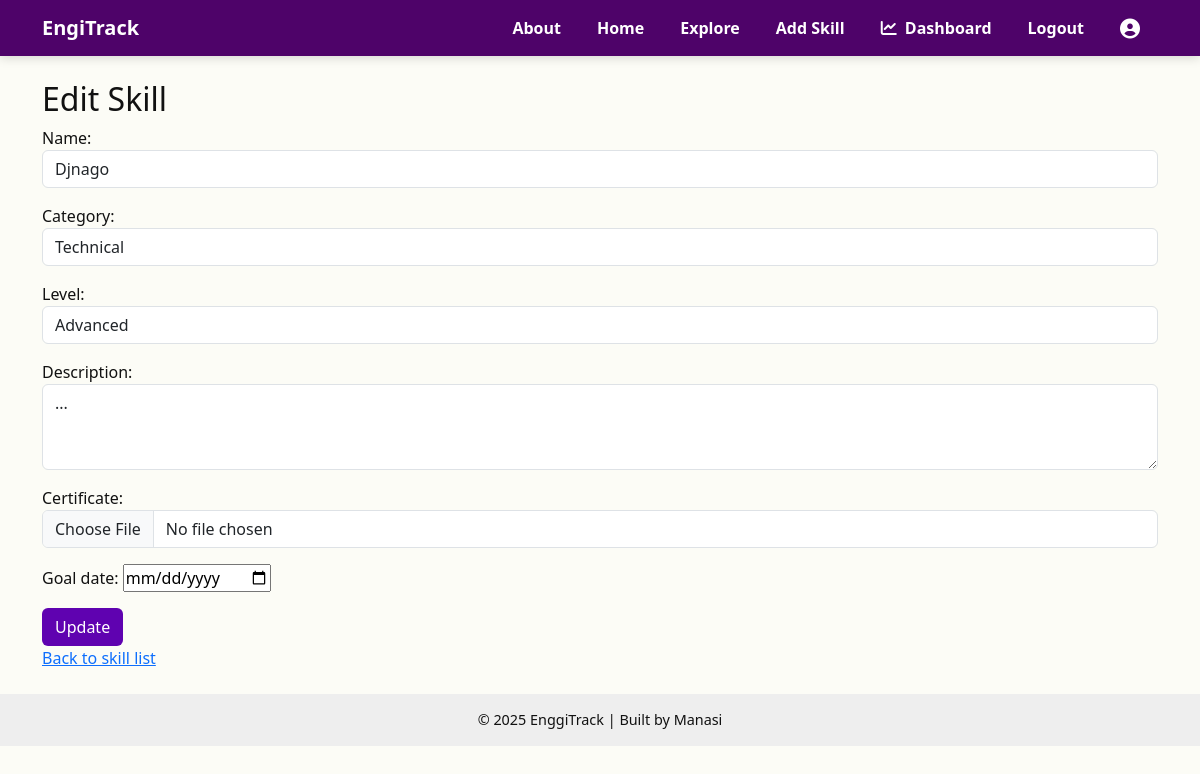
The page /edit-skill/15/ (signed in) on the database its author committed.
### tracker/models.py (models this page shows, shortened)
class Skill(models.Model):
    CATEGORY_CHOICES = [
        ('Technical', 'Technical'),
        ('Soft Skill', 'Soft Skill'),
        ('Certification', 'Certification'),
        ('Project', 'Project'),
        ('Other', 'Other'),
    ]
    LEVEL_CHOICES = [
        ('Beginner', 'Beginner'),
        ('Intermediate', 'Intermediate'),
        ('Advanced', 'Advanced'),
    ]
    user = models.ForeignKey(User, on_delete=models.CASCADE, null=True, blank=True)
    name = models.CharField(max_length=100)
    category = models.CharField(max_length=50, choices=CATEGORY_CHOICES)
    level = models.CharField(max_length=50, choices=LEVEL_CHOICES)
    description = models.TextField(blank=True)
    created_at = models.DateTimeField(auto_now_add=True)
    updated_at = models.DateTimeField(auto_now=True)
    goal_date = models.DateField(null=True, blank=True)  # NEW
    certificate = models.FileField(upload_to='certificates/', blank=True, null=True)

### tracker/views.py (the view)
# urls.py: path('edit-skill/<int:pk>/', views.edit_skill, name='edit_skill'),
@login_required
def edit_skill(request, pk):
    skill = get_object_or_404(Skill, pk=pk, user=request.user)
    if request.method == 'POST':
        form = SkillForm(request.POST, instance=skill)
        if form.is_valid():
            form.save()
            messages.success(request, 'Skill updated successfully!')
            return redirect('home')
    else:
        form = SkillForm(instance=skill)
    return render(request, 'tracker/skill_form.html', {'form': form})

### tracker/forms.py
class SkillForm(forms.ModelForm):
    class Meta:
        model = Skill
        fields = ['name', 'category', 'level', 'description','certificate','goal_date']
        widgets = {
            'name': forms.TextInput(attrs={
                'class': 'form-control',
                'placeholder': 'Enter skill name'
            }),
            'category': forms.Select(attrs={
                'class': 'form-control'
            }),
            'level': forms.Select(attrs={
                'class': 'form-control'
            }),
            'description': forms.Textarea(attrs={
                'class': 'form-control',
                'rows': 3,
                'placeholder': 'Brief description of your skill'
            }),
            'certificate': forms.ClearableFileInput(attrs={'class': 'form-control'}),
            'goal_date': forms.DateInput(attrs={'type': 'date'}),
        }

### tracker/templates/tracker/skill_form.html (shortened to what this page needs)
{% extends 'base.html'%}
{% load static %}
{% block content %}
<h2>{% if form.instance.pk %}Edit Skill{% else %}Add Skill{% endif %}</h2>
<form method="post">
    {{ form.as_p }}
    <button type="submit" class="btn" style="background-color: #5f02b0; color: white;">
        {% if form.instance.pk %}Update{% else %}Add{% endif %}
    </button>
</form>
<a href="{% url 'home' %}">Back to skill list</a>
{% endblock %}

### tracker/templates/base.html (style rules this page uses)
:root { --bg: #FCFCF6; --text: #111111; --accent: rgb(250, 248, 251); --skyblue: rgb(102, 43, 160); --pink: #F68CB9; }
body { background-color: var(--bg); color: var(--text); font-family: 'Segoe UI', Tahoma, Geneva, Verdana, sans-serif; margin: 0; padding: 0; }

### rows shown on the page
Skill: name "Djnago", category "Technical", level "Advanced", description "..."
